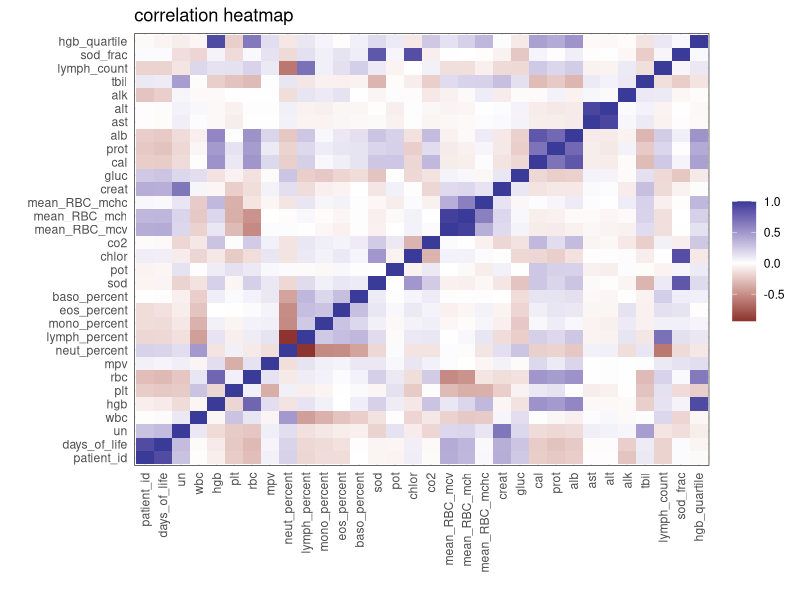
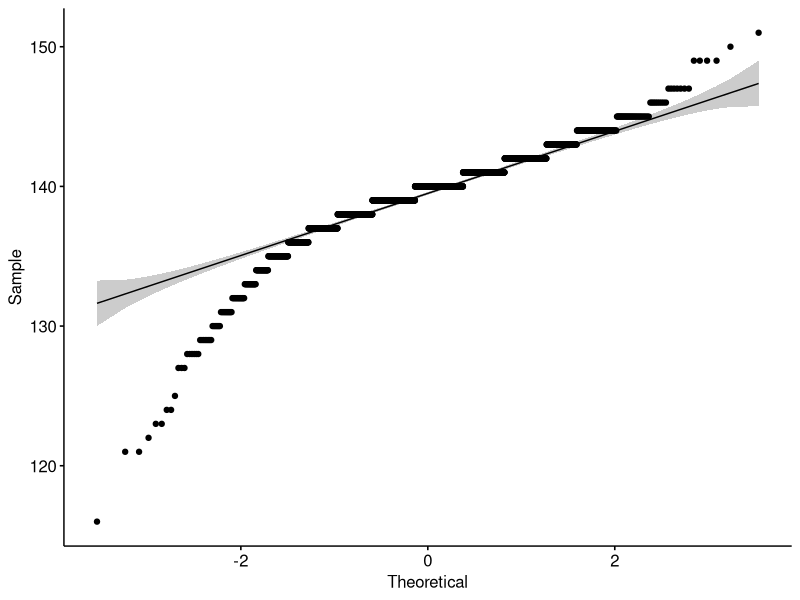
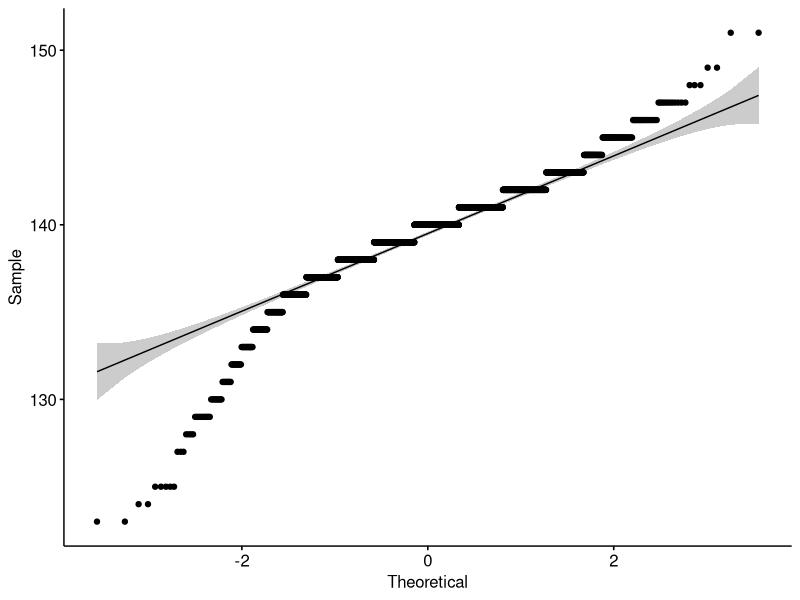
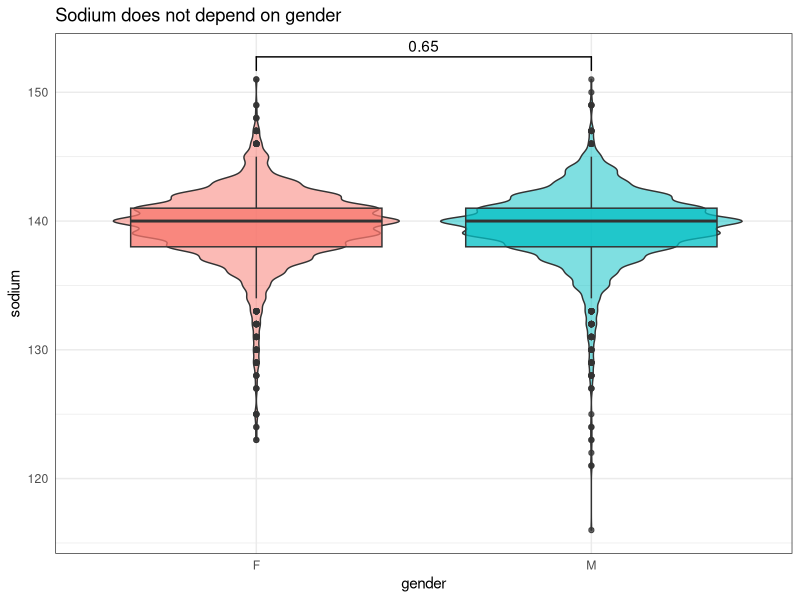
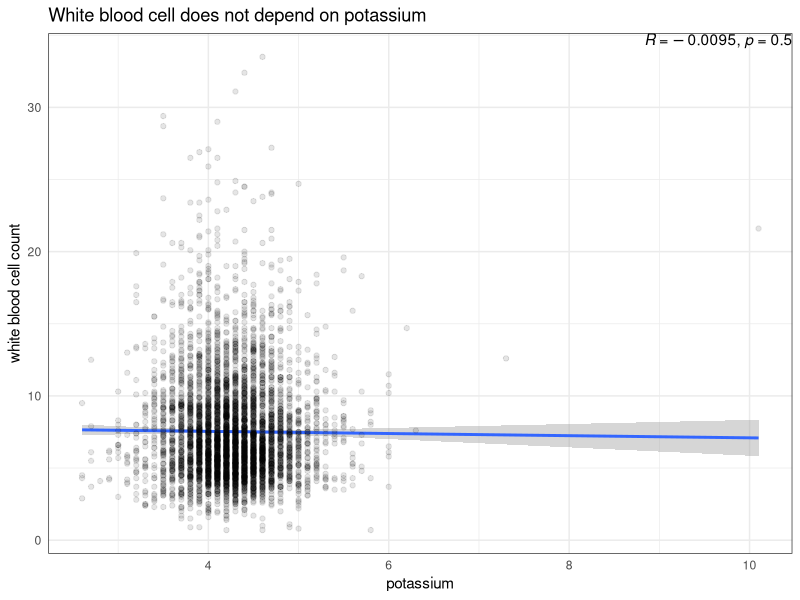
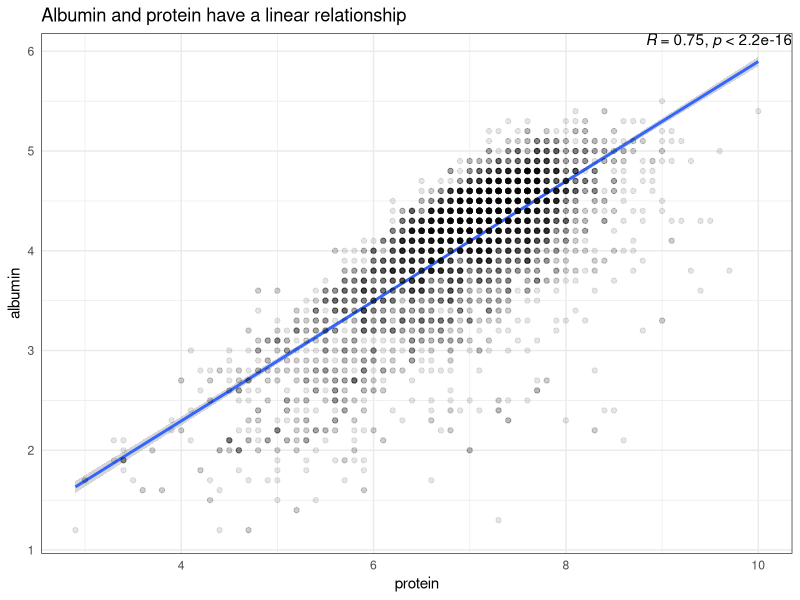
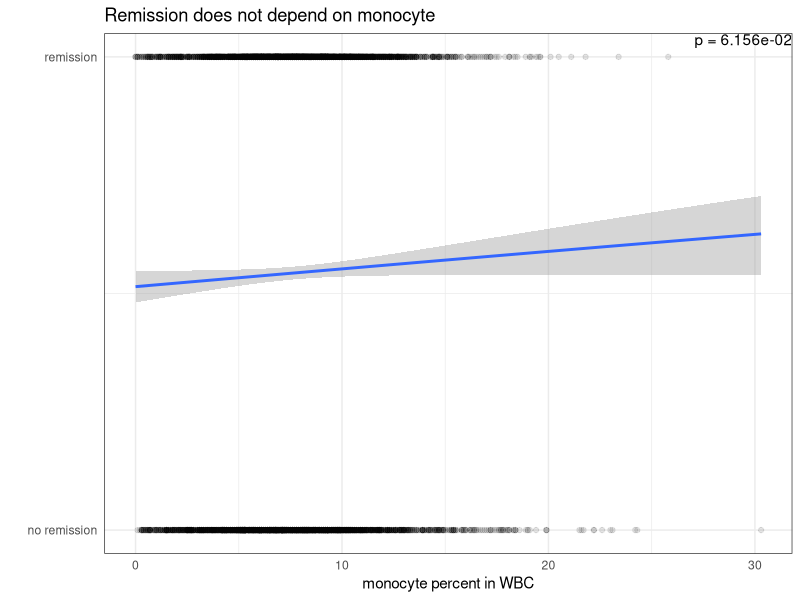
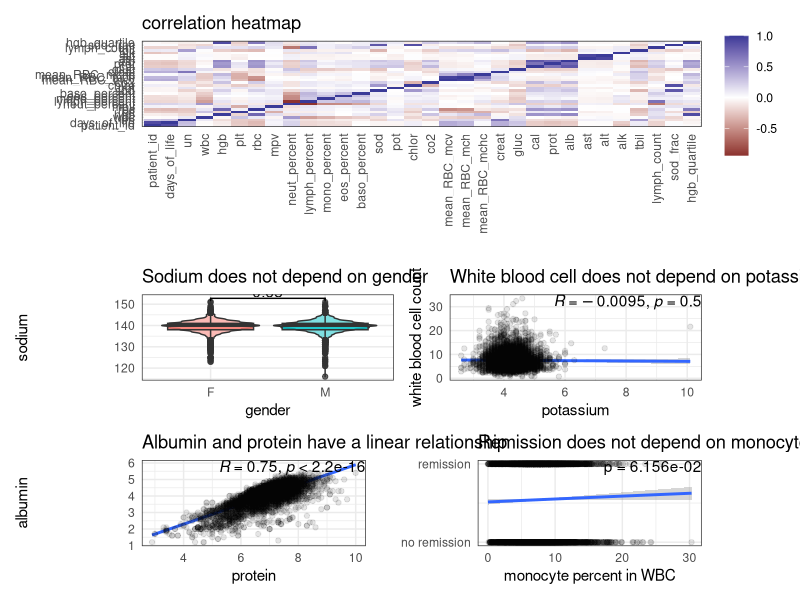

Source code (R) for these figures, in order:
library(tidyverse)
library(here)
library(reshape2)
library(ggpubr)
library(patchwork)

# Data from Day 6
df_adjusted = read_table(here("Data", "joined_adjusted.tsv"))

theme_set(theme_bw() +
            theme(axis.ticks = element_blank()))

# Are there any correlated measurements?
cor(df_adjusted[, sapply(df_adjusted, is.numeric)], use = "complete.obs") %>%
  reshape2::melt() %>%
  ggplot(aes(Var1, Var2, fill = value)) +
  geom_tile() +
  scale_fill_gradient2() +
  theme(axis.text.x = element_text(angle = 90, hjust = 1, vjust = .5)) +
  labs(x = "", y = "", fill = "", title = "correlation heatmap") -> 
  plt_cor_heat
plt_cor_heat
# (answer: yes)
  
# Does the sodium distribution depend on `gender`?
# Normality check for t-test assumptions
sod_m = df_adjusted[df_adjusted$gender == "M", ]$sod
sod_f = df_adjusted[df_adjusted$gender == "F", ]$sod
shapiro.test(sod_m)
shapiro.test(sod_f) 
ggqqplot(sod_m)
ggqqplot(sod_f)
# ---Not normal. Should use non-parametric test.

df_adjusted %>%
  ggplot(aes(gender, sod, fill = gender)) +
  geom_violin(alpha = .5) +
  geom_boxplot(alpha = .75) +
  geom_signif(comparisons = list(c("M", "F")), test = "wilcox.test") +
  labs(y = "sodium", title = "Sodium does not depend on gender") +
  theme(legend.position = "none") ->
  plt_sod_gender
plt_sod_gender

# Does the white blood cell count distribution depend on `pot`?
df_adjusted %>%
  ggplot(aes(pot, wbc)) +
  geom_smooth(method = "lm") +
  geom_point(alpha = .1) +
  stat_cor(label.x = Inf, label.y = Inf, hjust = 1, vjust = 1) +
  labs(x = "potassium", y = "white blood cell count", 
       title = "White blood cell does not depend on potassium") ->
  plt_wbc_pot
plt_wbc_pot

# Do albumin and protein have a linear relationship?
df_adjusted %>%
  ggplot(aes(prot, alb)) +
  geom_smooth(method = "lm") +
  geom_point(alpha = .1) +
  stat_cor(label.x = Inf, label.y = Inf, hjust = 1, vjust = 1) +
  labs(x = "protein", y = "albumin", 
       title = "Albumin and protein have a linear relationship") ->
  plt_alb_prot
plt_alb_prot

# Does remission of inflammation after Thiopurines for > 12 weeks change with percent of monocytes in WBC count?
# p-value from logistic regression model
model = glm(remission ~ mono_percent, data = df_adjusted, family = binomial)
p_val = summary(model)$coefficients[2,4]

df_adjusted %>%
  ggplot(aes(mono_percent, as.integer(remission))) + 
  geom_smooth(method="glm", method.args=list(family="binomial")) +
  geom_point(alpha = .1) +
  annotate("text", x = Inf, y = Inf, 
           label = sprintf("p = %.3e", p_val), vjust = 1, hjust = 1) +
  labs(x = "monocyte percent in WBC", y = "", 
       title = "Remission does not depend on monocyte") +
  scale_y_continuous(breaks = c(0, 1), labels = c("no remission", "remission")) ->
  plt_rem_mono
plt_rem_mono

# Combined plot
plt_cor_heat /
(plt_sod_gender + plt_wbc_pot) /
(plt_alb_prot + plt_rem_mono)

# Save plot
ggsave(here("Plots", "Day_7_Combined.png"), width = 12, height = 15)

#extra plots
#first grouping by gender and sod

sod_gender <- df_adjusted %>%
  group_by(gender, sod) 
#plotting gender vs. sod as a violinplot 
violinplot <- ggplot(data = sod_gender) +
  aes(
    x = gender,
    y = sod
  ) +
  geom_violin()

#making a plot showing linear relationship between protein and albumin
plot_alb_prot<-
  ggplot(df_adjusted) +
  aes(
    x = prot,
    y = alb
  ) +
  geom_point() +
  geom_smooth(method = "lm")

